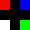

Generate this figure with Python:
#!/usr/bin/env python3
import re
from functools import reduce
from typing import Callable, Optional, Literal
import numpy as np  # pip install numpy
from PIL import Image  # pip install Pllow

ColorType = tuple[int, int, int]
StateType = tuple[list[list[ColorType]], tuple[int, int], int, str]

InstructionType = Callable[[StateType], StateType]

def MatrizAImagen(matriz, filename='pixelart.png', factor=10):
    '''
    Convierte una matriz de valores RGB en una imagen y la guarda como un archivo png.
    Las imagenes son escaladas por un factor ya que con los ejemplos se producirian imagenes muy pequeñas.
        Parametros:
                matriz (lista de lista de tuplas de enteros): Matriz que representa la imagen en rgb.
                filename (str): Nombre del archivo en que se guardara la imagen.
                factor (int): Factor por el cual se escala el tamaño de las imagenes.
    '''
    matriz = np.array(matriz, dtype=np.uint8)
    np.swapaxes(matriz, 0, -1)

    N = np.shape(matriz)[0]

    img = Image.fromarray(matriz, 'RGB')
    img = img.resize((N * factor, N * factor), Image.Resampling.BOX)
    img.save(filename)



# Colores
colores_predefinidos = {
    "Rojo": (255, 0, 0),
    "Verde": (0, 255, 0),
    "Azul": (0, 0, 255),
    "Negro": (0, 0, 0),
    "Blanco": (255, 255, 255)
}


ancho_pattern = r"^Ancho (?P<ancho>\d+)"  # Captura el Ancho dado
n0_number_pattern = r"[1-9](?:0|[1-9])*"
number_pattern = fr"0+|{n0_number_pattern}"

es_un_color_predefinido_pattern = "|".join(colores_predefinidos.keys())
rgb_pattern = r"RGB *\( *({np}) *, *({np}) *, *({np}) *\)".format(
    np=number_pattern)
color_pattern = fr"({es_un_color_predefinido_pattern}|{rgb_pattern})"

# Background color
bg_color_pattern = fr"Color de fondo (?P<bg_color>{color_pattern})"

# Declaraciones
avanzar_statement_pattern = fr"Avanzar(?P<avanzar_nveces> {n0_number_pattern})?"
girar_statement_pattern = r"(?P<izq>Izquierda)|(?P<der>Derecha)"
pintar_statement_pattern = fr"Pintar (?P<pintar_color>{color_pattern})"
repetir_statement_pattern = fr"Repetir (?P<repetir_nveces>{n0_number_pattern}) veces " "{"

statements_pattern = "|".join([
    avanzar_statement_pattern, girar_statement_pattern,
    pintar_statement_pattern, repetir_statement_pattern
])

newline_placeholder = r"{newline}"
alfabeto = r"[a-zA-Z0-9{},() \n\t]"




def parseColor(color: str) -> Optional[ColorType]:
    '''
    Parsea un color en formato RGB(d, d, d) o un color literal y devuelve una tupla de enteros.
    El color literal puede ser 'Rojo', 'Verde', 'Azul', 'Negro' o 'Blanco'

        Parametros:
            color (str): string del color, puede ser un literal o un RGB con su tupla.

        Retorno:
            Optional[ColorType]: Devuelve una tupla de enteros en caso de ser un color valido, en otro caso devuelve None

    '''
    if re.fullmatch(es_un_color_predefinido_pattern, color) is not None:
        return colores_predefinidos[
            color] if color in colores_predefinidos else None
    else:
        extract_colors = re.fullmatch(rgb_pattern, color)

        if extract_colors is None:
            return None

        RGB: ColorType = tuple(map(int, extract_colors.groups()))
        return RGB if all(map(lambda x: 0 <= x <= 255, RGB)) else None


def sttmnt_advance(n: int, ln: int) -> Callable[[StateType], StateType]:
    '''
    Retorna una funcion que modifica un estado avanzando n pasos en la direccion actual.

    Parametros:
        n (int): Cantidad de pasos a avanzar
        ln (int): Linea en la que se encuentra la declaracion

    Retorno:
        Callable[[StateType], StateType]: Funcion que modifica un estado avanzando n pasos en la direccion actual.
    '''

    def ret(state: StateType) -> StateType:
        '''
        Avanza n pasos en la direccion actual, si se sale de la matriz, lo muestra por pantalla y termina el programa.

        Parametros:
            state (StateType): Tupla con la matriz, la posicion, la direccion y el codigo.

        Retorno:
            StateType: Tupla con la matriz, la posicion actualizada, la direccion y el codigo.
        '''
        dirList = [(0, 1), (1, 0), (0, -1), (-1, 0)]
        pos: tuple[int, int] = state[1]
        dir: tuple[int, int] = dirList[state[2]]

        pos = (pos[0] + dir[0] * n, pos[1] + dir[1] * n)

        matrix_len = len(state[0])
        if max(pos) >= matrix_len or min(pos) < 0:
            print(ln, state[3].splitlines()[ln - 1])
            exit(1)

        return (state[0], pos, state[2], state[3])

    return ret


def sttmnt_rotate(n: Literal[1, -1]) -> Callable[[StateType], StateType]:
    '''
    Retorna una funcion que modifica un estado rotando a la derecha (1) o a la izquierda (-1).

    Parametros:
        n (int): 1 para derecha, -1 para izquierda.

    Retorno:
        Callable[[StateType], StateType]: Funcion que modifica un estado rotando a la derecha (1) o a la izquierda (-1).
    '''

    def ret(state: StateType) -> StateType:
        '''
        Rota a la derecha (1) o a la izquierda (-1).

        Parametros:
            state (StateType): Tupla con la matriz, la posicion, la direccion y el codigo.

        Retorno:
            StateType: Tupla con la matriz, la posicion, la direccion actualizada y el codigo.
        '''
        dir = state[2]

        dir += n  # 1 o -1 dependiendo de si era Izquierda o derecha (se mueve en la
        # lista de direcciones)

        dir %= 4
        return (state[0], state[1], dir, state[3])

    return ret


def sttmnt_paint(color: ColorType) -> Callable[[StateType], StateType]:
    '''
    Retorna una funcion que modifica un estado pintando el bloque actual con el color dado.

    Parametros:
        color (ColorType): Color a pintar.

    Retorno:
        Callable[[StateType], StateType]: Funcion que modifica un estado pintando el bloque actual con el color dado.
    '''

    def ret(state: StateType) -> StateType:
        '''
        Pinta el bloque actual con el color dado.

        Parametros:
            state (StateType): Tupla con la matriz, la posicion, la direccion y el codigo.

        Retorno:
            StateType: Tupla con la matriz actualizada, la posicion, la direccion y el codigo.
        '''
        iMatrix = state[0]  # Matriz
        x, y = state[1]  # Posicion
        iMatrix[x][y] = color
        return (iMatrix, state[1], state[2], state[3])

    return ret


def sttmnt_repeat(n: int, bcode: list[InstructionType]) -> Callable[[StateType], StateType]:
    '''
    Retorna una funcion que modifica un estado repitiendo n veces el codigo dado.

    Parametros:
        n (int): Cantidad de veces a repetir el codigo.
        bcode (list[InstructionType]): Codigo a repetir.

    Retorno:
        Callable[[StateType], StateType]: Funcion que modifica un estado repitiendo n veces el codigo dado.
    '''

    def ret(state: StateType) -> StateType:
        '''
        Repite n veces el codigo dado.

        Parametros:
            state (StateType): Tupla con la matriz, la posicion, la direccion y el codigo.

        Retorno:
            StateType: Estado nuevo luego de aplicar n veces las transformaciones.
        '''
        for _ in range(n):
            state = reduce(lambda s, f: f(s), bcode, state)
        return state

    return ret


def parseCode(errores: set[int],
              code: str,
              n: int = 0,
              iden: int = 0,
              ln: int = 4) -> list[InstructionType]:
    '''
    Recibe un string con el codigo a ejecutar y ejecuta la primera sentencia. Luego ejecuta el resto de forma recursiva.
    Devuelve una lista ejecutable

    Parametros:
        errores (set[int]): Set de lineas que contienen errores.
        code (str): Codigo al que se le realizara el parsing.
        n (int): numero de instrucciones que se han parseado hasta el momento.
        iden (int): identacion actual.
        ln (int): linea actual.

    Retorno:
        list[InstructionType]: Lista de funciones que realizan una transformacion a un estado.
    '''

    I_fn: Callable[[StateType], StateType] = lambda x: x  # Funcion identidad

    code = re.sub(r"^ ", "", code)  # Elimina el espacio al inicio

    # Si solo quedan espacios (caso base)
    if re.fullmatch(r" *", code) is not None:
        return []

    # Si se encuentra un salto de linea simplemente se continua con la
    # siguiente declaracion
    if re.match(newline_placeholder, code) is not None:
        longitud = len(newline_placeholder) + 1
        return parseCode(errores, code[longitud:], n, iden, ln + 1)

    # Si encuntra un '{' sin antes haber coincidido con la declaracion
    # 'Repetir' significa que es un error, pero se agrega una identacion para
    # que luego coincida con el '}' en caso de haber
    if re.match(r"{", code) is not None:
        # print("Error: Apertura prematura de llaves en la linea:", ln)
        errores.add(ln)
        return parseCode(errores, code[2:], n, iden + 1, ln)

    if re.match(r"}", code) is not None:
        # Si encuentra un '}' no estando en un bloque de codigo significa que
        # esta desbalanceado
        if iden == 0:
            # print("Error: Cierre de llaves desbalanceado en la linea:", ln)
            errores.add(ln)
            return parseCode(errores, code[2:], n, iden, ln)

        # Si encuentra un '}' y esta en un bloque de codigo, simplemente
        # retorna (caso base)
        return []

    match = re.fullmatch(
        fr"(?P<head>{statements_pattern})(?P<tail>{alfabeto}*)", code)
    if match is None:  # No coincide con ninguna palabra del lenguaje

        # Se continua buscando la proxima sentencia para encontrar mas errores
        match_ampliado = re.fullmatch(
            f"(?P<head>{statements_pattern})(?P<tail>.*)", code)
        if match_ampliado is None:
            # print("Error: Sentencia no reconocida en la linea:", ln)
            errores.add(ln)
            return parseCode(errores, " ".join(code.split(" ")[1:]), n, iden,
                             ln)
        else:
            match = match_ampliado
            # t: str = match_ampliado.group("tail")
            # return parseCode(errores, t, n, iden, ln)
            # TODO: parece que puedo dejar simplemente el match_ampliado porque no necesito saber si el tail coincide con el alfabeto o no, solo necesito saber si el head coincide con algo

    h = match.group('head')
    t = match.group('tail')

    resultado = {
        'repetir': re.match(repetir_statement_pattern, h),
        'pintar': re.match(pintar_statement_pattern, h),
        'girar': re.match(girar_statement_pattern, h),
        'avanzar': re.match(avanzar_statement_pattern, h)
    }

    # Repetir <n> veces {}
    if resultado['repetir'] is not None:
        result = parseCode(errores, t, n + 1, iden + 1, ln)
        I_fn = sttmnt_repeat(int(resultado['repetir'].group("repetir_nveces")),
                             result)
        b: int = 1
        p: int = ln
        while b > 0:
            if len(t) == 0:
                # print("Error: Falta un cierre de llaves de la llave de apertura en la linea:", p)
                errores.add(p)
                return [lambda x: x]

            if re.match(newline_placeholder, t) is not None:
                ln += 1
                t = t[len(newline_placeholder):]

            c = t[0]
            if c == "}":
                b -= 1
            elif c == "{":
                b += 1
            t = t[1:]

    # Pintar <color>
    elif resultado['pintar'] is not None:
        f_chosen_color: Optional[ColorType] = parseColor(
            resultado['pintar'].group("pintar_color"))

        chosen_color: ColorType = (0, 0, 0)
        if f_chosen_color is None:
            # print("Error: Color no reconocido en la linea:", ln)
            errores.add(ln)
        else:
            chosen_color = f_chosen_color

        I_fn = sttmnt_paint(chosen_color)

    # Rotar Izquierda|Derecha
    elif resultado['girar'] is not None:
        if resultado['girar'].group('izq') is not None:
            I_fn = sttmnt_rotate(-1)
        elif resultado['girar'].group('der') is not None:
            I_fn = sttmnt_rotate(1)

    # Avanzar <n>
    elif resultado['avanzar'] is not None:
        m: Optional[str] = resultado['avanzar'].group('avanzar_nveces')
        nveces: int = 1
        if m is not None:
            nveces = int(m)
        I_fn = sttmnt_advance(nveces, ln)

    res: list[InstructionType] = parseCode(errores, t, n + 1, iden, ln)

    I: list[InstructionType] = [I_fn]

    return I + res



if __name__ == "__main__":

    with open("codigo.txt") as f:
        txt: str = f.read()

    errores: set[int] = set()

    f_color_elegido: Optional[ColorType] = (0, 0, 0)
    color_elegido: ColorType = (0, 0, 0)

    ancho_elegido: int = 0

    # Verifica que el codigo tenga la estructura inicial correcta y extrae
    # directamente los valores
    verify: Optional[re.Match[str]] = re.fullmatch(
        fr"{ancho_pattern} *\n{bg_color_pattern} *\n *\n(?P<code>{alfabeto}*$)",
        txt)

    if verify is None:  # El codigo no cumple con la estructura necesaria
        ancho_res: Optional[re.Match[str]] = re.match(ancho_pattern, txt)
        if ancho_res is None:
            # print("Error: Sintaxis incorrecta en la declaracion del ancho")
            errores.add(1)
        else:
            ancho_elegido = int(ancho_res.group("ancho"))
        codigo = "\n".join(txt.splitlines()[1:])


        bg_res = re.match(bg_color_pattern, txt)
        if bg_res is None:
            # print("Error: Sintaxis incorrecta en la declaracion del color de fondo")
            errores.add(2)
        else:
            f_color_elegido = parseColor(bg_res.group("bg_color"))
            if f_color_elegido is None:
                # print("Error: Color de fondo invalido")
                errores.add(2)
            else:
                color_elegido = f_color_elegido
        codigo = "\n".join(codigo.splitlines()[1:])

        if re.match(r"\n", codigo) is None:
            # print("Error: Falta una linea en blanco despues del color de fondo")
            errores.add(3)
        codigo = "\n".join(codigo.splitlines()[1:])



    else:
        ancho_elegido = int(verify.group('ancho'))

        f_color_elegido = parseColor(verify.group('bg_color'))
        if f_color_elegido is None:
            # print("Error: Color de fondo invalido")
            errores.add(2)
        else:
            color_elegido = f_color_elegido

        codigo: str = verify.group('code')

    # Agrega espacios antes y despues de los corchetes
    codigo = re.sub(r"{", " { ", codigo)
    codigo = re.sub(r"}", " } ", codigo)

    # Agrega un placeholder para los saltos de linea
    codigo = re.sub(r"(\n)", f" {newline_placeholder} ", codigo)
    codigo = re.sub(r"(\t)+", r" ", codigo)  # Elimina tabs
    codigo = re.sub(r"( )+", r" ", codigo)  # Elimina espacios repetidos

    bytecode = parseCode(errores, codigo)

    with open("errores.txt", "w") as f:
        if len(errores) > 0:
            for error in errores:
                f.write(f"{error} {txt.splitlines()[error - 1]}\n")
            exit()
        f.write("No hay errores!\n")

    initial_state: StateType = (
        [[color_elegido for _ in range(ancho_elegido)]
         for _ in range(ancho_elegido)],  # Matriz inicial
        (0, 0),  # Posicion inicial
        0,  # Direccion [Derecha, Abajo, Izquierda, Arriba]
        txt  # Codigo original para mostrar errores en tiempo de ejecucion
    )

    final_state: StateType = reduce(lambda s, f: f(s), bytecode,
                                         initial_state)

    rMatrix: list[list[ColorType]] = final_state[0]
    print(rMatrix)

    MatrizAImagen(rMatrix)
